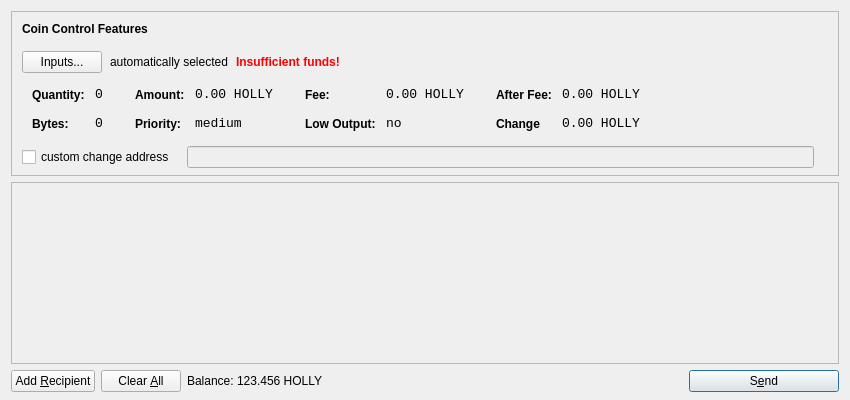
<?xml version="1.0" encoding="UTF-8"?>
<ui version="4.0">
 <class>SendCoinsDialog</class>
 <widget class="QDialog" name="SendCoinsDialog">
  <property name="geometry">
   <rect>
    <x>0</x>
    <y>0</y>
    <width>850</width>
    <height>400</height>
   </rect>
  </property>
  <property name="windowTitle">
   <string>Send Coins</string>
  </property>
  <layout class="QVBoxLayout" name="verticalLayout" stretch="0,1,0">
   <property name="bottomMargin">
    <number>8</number>
   </property>
   <item>
    <widget class="QFrame" name="frameCoinControl">
     <property name="sizePolicy">
      <sizepolicy hsizetype="Expanding" vsizetype="Expanding">
       <horstretch>0</horstretch>
       <verstretch>0</verstretch>
      </sizepolicy>
     </property>
     <property name="maximumSize">
      <size>
       <width>16777215</width>
       <height>16777215</height>
      </size>
     </property>
     <property name="frameShape">
      <enum>QFrame::StyledPanel</enum>
     </property>
     <property name="frameShadow">
      <enum>QFrame::Sunken</enum>
     </property>
     <layout class="QVBoxLayout" name="verticalLayoutCoinControl2">
      <property name="spacing">
       <number>-1</number>
      </property>
      <property name="leftMargin">
       <number>0</number>
      </property>
      <property name="topMargin">
       <number>0</number>
      </property>
      <property name="rightMargin">
       <number>0</number>
      </property>
      <property name="bottomMargin">
       <number>6</number>
      </property>
      <item>
       <layout class="QVBoxLayout" name="verticalLayoutCoinControl" stretch="0,0,0,0,1">
        <property name="spacing">
         <number>0</number>
        </property>
        <property name="leftMargin">
         <number>10</number>
        </property>
        <property name="topMargin">
         <number>10</number>
        </property>
        <item>
         <layout class="QHBoxLayout" name="horizontalLayoutCoinControl1">
          <property name="bottomMargin">
           <number>15</number>
          </property>
          <item>
           <widget class="QLabel" name="labelCoinControlFeatures">
            <property name="sizePolicy">
             <sizepolicy hsizetype="Preferred" vsizetype="Maximum">
              <horstretch>0</horstretch>
              <verstretch>0</verstretch>
             </sizepolicy>
            </property>
            <property name="font">
             <font>
              <weight>75</weight>
              <bold>true</bold>
             </font>
            </property>
            <property name="styleSheet">
             <string notr="true">font-weight:bold;</string>
            </property>
            <property name="text">
             <string>Coin Control Features</string>
            </property>
           </widget>
          </item>
         </layout>
        </item>
        <item>
         <layout class="QHBoxLayout" name="horizontalLayoutCoinControl2" stretch="0,0,0,0">
          <property name="spacing">
           <number>8</number>
          </property>
          <property name="bottomMargin">
           <number>10</number>
          </property>
          <item>
           <widget class="QPushButton" name="pushButtonCoinControl">
            <property name="styleSheet">
             <string notr="true"/>
            </property>
            <property name="text">
             <string>Inputs...</string>
            </property>
           </widget>
          </item>
          <item>
           <widget class="QLabel" name="labelCoinControlAutomaticallySelected">
            <property name="text">
             <string>automatically selected</string>
            </property>
            <property name="margin">
             <number>5</number>
            </property>
           </widget>
          </item>
          <item>
           <widget class="QLabel" name="labelCoinControlInsuffFunds">
            <property name="font">
             <font>
              <weight>75</weight>
              <bold>true</bold>
             </font>
            </property>
            <property name="styleSheet">
             <string notr="true">color:red;font-weight:bold;</string>
            </property>
            <property name="text">
             <string>Insufficient funds!</string>
            </property>
            <property name="margin">
             <number>5</number>
            </property>
           </widget>
          </item>
          <item>
           <spacer name="horizontalSpacerCoinControl">
            <property name="orientation">
             <enum>Qt::Horizontal</enum>
            </property>
            <property name="sizeHint" stdset="0">
             <size>
              <width>40</width>
              <height>1</height>
             </size>
            </property>
           </spacer>
          </item>
         </layout>
        </item>
        <item>
         <widget class="QWidget" name="widgetCoinControl" native="true">
          <property name="sizePolicy">
           <sizepolicy hsizetype="Preferred" vsizetype="Preferred">
            <horstretch>0</horstretch>
            <verstretch>0</verstretch>
           </sizepolicy>
          </property>
          <property name="minimumSize">
           <size>
            <width>0</width>
            <height>0</height>
           </size>
          </property>
          <property name="styleSheet">
           <string notr="true"/>
          </property>
          <layout class="QHBoxLayout" name="horizontalLayoutCoinControl5">
           <property name="margin">
            <number>0</number>
           </property>
           <item>
            <layout class="QHBoxLayout" name="horizontalLayoutCoinControl3" stretch="0,0,0,1">
             <property name="spacing">
              <number>20</number>
             </property>
             <property name="topMargin">
              <number>0</number>
             </property>
             <property name="bottomMargin">
              <number>10</number>
             </property>
             <item>
              <layout class="QFormLayout" name="formLayoutCoinControl1">
               <property name="horizontalSpacing">
                <number>10</number>
               </property>
               <property name="verticalSpacing">
                <number>14</number>
               </property>
               <property name="leftMargin">
                <number>10</number>
               </property>
               <property name="topMargin">
                <number>4</number>
               </property>
               <property name="rightMargin">
                <number>6</number>
               </property>
               <item row="0" column="0">
                <widget class="QLabel" name="labelCoinControlQuantityText">
                 <property name="styleSheet">
                  <string notr="true">font-weight:bold;</string>
                 </property>
                 <property name="text">
                  <string>Quantity:</string>
                 </property>
                 <property name="margin">
                  <number>0</number>
                 </property>
                </widget>
               </item>
               <item row="0" column="1">
                <widget class="QLabel" name="labelCoinControlQuantity">
                 <property name="font">
                  <font>
                   <family>Monospace</family>
                   <pointsize>10</pointsize>
                  </font>
                 </property>
                 <property name="cursor">
                  <cursorShape>IBeamCursor</cursorShape>
                 </property>
                 <property name="contextMenuPolicy">
                  <enum>Qt::ActionsContextMenu</enum>
                 </property>
                 <property name="text">
                  <string>0</string>
                 </property>
                 <property name="margin">
                  <number>0</number>
                 </property>
                 <property name="textInteractionFlags">
                  <set>Qt::LinksAccessibleByMouse|Qt::TextSelectableByKeyboard|Qt::TextSelectableByMouse</set>
                 </property>
                </widget>
               </item>
               <item row="1" column="0">
                <widget class="QLabel" name="labelCoinControlBytesText">
                 <property name="styleSheet">
                  <string notr="true">font-weight:bold;</string>
                 </property>
                 <property name="text">
                  <string>Bytes:</string>
                 </property>
                </widget>
               </item>
               <item row="1" column="1">
                <widget class="QLabel" name="labelCoinControlBytes">
                 <property name="font">
                  <font>
                   <family>Monospace</family>
                   <pointsize>10</pointsize>
                  </font>
                 </property>
                 <property name="cursor">
                  <cursorShape>IBeamCursor</cursorShape>
                 </property>
                 <property name="contextMenuPolicy">
                  <enum>Qt::ActionsContextMenu</enum>
                 </property>
                 <property name="text">
                  <string>0</string>
                 </property>
                 <property name="textInteractionFlags">
                  <set>Qt::LinksAccessibleByMouse|Qt::TextSelectableByKeyboard|Qt::TextSelectableByMouse</set>
                 </property>
                </widget>
               </item>
              </layout>
             </item>
             <item>
              <layout class="QFormLayout" name="formLayoutCoinControl2">
               <property name="horizontalSpacing">
                <number>10</number>
               </property>
               <property name="verticalSpacing">
                <number>14</number>
               </property>
               <property name="leftMargin">
                <number>6</number>
               </property>
               <property name="topMargin">
                <number>4</number>
               </property>
               <property name="rightMargin">
                <number>6</number>
               </property>
               <item row="0" column="0">
                <widget class="QLabel" name="labelCoinControlAmountText">
                 <property name="styleSheet">
                  <string notr="true">font-weight:bold;</string>
                 </property>
                 <property name="text">
                  <string>Amount:</string>
                 </property>
                 <property name="margin">
                  <number>0</number>
                 </property>
                </widget>
               </item>
               <item row="0" column="1">
                <widget class="QLabel" name="labelCoinControlAmount">
                 <property name="font">
                  <font>
                   <family>Monospace</family>
                   <pointsize>10</pointsize>
                  </font>
                 </property>
                 <property name="cursor">
                  <cursorShape>IBeamCursor</cursorShape>
                 </property>
                 <property name="contextMenuPolicy">
                  <enum>Qt::ActionsContextMenu</enum>
                 </property>
                 <property name="text">
                  <string>0.00 HOLLY</string>
                 </property>
                 <property name="textInteractionFlags">
                  <set>Qt::LinksAccessibleByMouse|Qt::TextSelectableByKeyboard|Qt::TextSelectableByMouse</set>
                 </property>
                </widget>
               </item>
               <item row="1" column="0">
                <widget class="QLabel" name="labelCoinControlPriorityText">
                 <property name="styleSheet">
                  <string notr="true">font-weight:bold;</string>
                 </property>
                 <property name="text">
                  <string>Priority:</string>
                 </property>
                </widget>
               </item>
               <item row="1" column="1">
                <widget class="QLabel" name="labelCoinControlPriority">
                 <property name="font">
                  <font>
                   <family>Monospace</family>
                   <pointsize>10</pointsize>
                  </font>
                 </property>
                 <property name="cursor">
                  <cursorShape>IBeamCursor</cursorShape>
                 </property>
                 <property name="contextMenuPolicy">
                  <enum>Qt::ActionsContextMenu</enum>
                 </property>
                 <property name="text">
                  <string>medium</string>
                 </property>
                 <property name="textInteractionFlags">
                  <set>Qt::LinksAccessibleByMouse|Qt::TextSelectableByKeyboard|Qt::TextSelectableByMouse</set>
                 </property>
                </widget>
               </item>
              </layout>
             </item>
             <item>
              <layout class="QFormLayout" name="formLayoutCoinControl3">
               <property name="horizontalSpacing">
                <number>10</number>
               </property>
               <property name="verticalSpacing">
                <number>14</number>
               </property>
               <property name="leftMargin">
                <number>6</number>
               </property>
               <property name="topMargin">
                <number>4</number>
               </property>
               <property name="rightMargin">
                <number>6</number>
               </property>
               <item row="0" column="0">
                <widget class="QLabel" name="labelCoinControlFeeText">
                 <property name="styleSheet">
                  <string notr="true">font-weight:bold;</string>
                 </property>
                 <property name="text">
                  <string>Fee:</string>
                 </property>
                 <property name="margin">
                  <number>0</number>
                 </property>
                </widget>
               </item>
               <item row="0" column="1">
                <widget class="QLabel" name="labelCoinControlFee">
                 <property name="font">
                  <font>
                   <family>Monospace</family>
                   <pointsize>10</pointsize>
                  </font>
                 </property>
                 <property name="cursor">
                  <cursorShape>IBeamCursor</cursorShape>
                 </property>
                 <property name="contextMenuPolicy">
                  <enum>Qt::ActionsContextMenu</enum>
                 </property>
                 <property name="text">
                  <string>0.00 HOLLY</string>
                 </property>
                 <property name="textInteractionFlags">
                  <set>Qt::LinksAccessibleByMouse|Qt::TextSelectableByKeyboard|Qt::TextSelectableByMouse</set>
                 </property>
                </widget>
               </item>
               <item row="1" column="0">
                <widget class="QLabel" name="labelCoinControlLowOutputText">
                 <property name="styleSheet">
                  <string notr="true">font-weight:bold;</string>
                 </property>
                 <property name="text">
                  <string>Low Output:</string>
                 </property>
                </widget>
               </item>
               <item row="1" column="1">
                <widget class="QLabel" name="labelCoinControlLowOutput">
                 <property name="font">
                  <font>
                   <family>Monospace</family>
                   <pointsize>10</pointsize>
                  </font>
                 </property>
                 <property name="cursor">
                  <cursorShape>IBeamCursor</cursorShape>
                 </property>
                 <property name="contextMenuPolicy">
                  <enum>Qt::ActionsContextMenu</enum>
                 </property>
                 <property name="text">
                  <string>no</string>
                 </property>
                 <property name="textInteractionFlags">
                  <set>Qt::LinksAccessibleByMouse|Qt::TextSelectableByKeyboard|Qt::TextSelectableByMouse</set>
                 </property>
                </widget>
               </item>
              </layout>
             </item>
             <item>
              <layout class="QFormLayout" name="formLayoutCoinControl4">
               <property name="horizontalSpacing">
                <number>10</number>
               </property>
               <property name="verticalSpacing">
                <number>14</number>
               </property>
               <property name="leftMargin">
                <number>6</number>
               </property>
               <property name="topMargin">
                <number>4</number>
               </property>
               <property name="rightMargin">
                <number>6</number>
               </property>
               <item row="0" column="0">
                <widget class="QLabel" name="labelCoinControlAfterFeeText">
                 <property name="styleSheet">
                  <string notr="true">font-weight:bold;</string>
                 </property>
                 <property name="text">
                  <string>After Fee:</string>
                 </property>
                 <property name="margin">
                  <number>0</number>
                 </property>
                </widget>
               </item>
               <item row="0" column="1">
                <widget class="QLabel" name="labelCoinControlAfterFee">
                 <property name="font">
                  <font>
                   <family>Monospace</family>
                   <pointsize>10</pointsize>
                  </font>
                 </property>
                 <property name="cursor">
                  <cursorShape>IBeamCursor</cursorShape>
                 </property>
                 <property name="contextMenuPolicy">
                  <enum>Qt::ActionsContextMenu</enum>
                 </property>
                 <property name="text">
                  <string>0.00 HOLLY</string>
                 </property>
                 <property name="textInteractionFlags">
                  <set>Qt::LinksAccessibleByMouse|Qt::TextSelectableByKeyboard|Qt::TextSelectableByMouse</set>
                 </property>
                </widget>
               </item>
               <item row="1" column="0">
                <widget class="QLabel" name="labelCoinControlChangeText">
                 <property name="styleSheet">
                  <string notr="true">font-weight:bold;</string>
                 </property>
                 <property name="text">
                  <string>Change</string>
                 </property>
                </widget>
               </item>
               <item row="1" column="1">
                <widget class="QLabel" name="labelCoinControlChange">
                 <property name="font">
                  <font>
                   <family>Monospace</family>
                   <pointsize>10</pointsize>
                  </font>
                 </property>
                 <property name="cursor">
                  <cursorShape>IBeamCursor</cursorShape>
                 </property>
                 <property name="contextMenuPolicy">
                  <enum>Qt::ActionsContextMenu</enum>
                 </property>
                 <property name="text">
                  <string>0.00 HOLLY</string>
                 </property>
                 <property name="textInteractionFlags">
                  <set>Qt::LinksAccessibleByMouse|Qt::TextSelectableByKeyboard|Qt::TextSelectableByMouse</set>
                 </property>
                </widget>
               </item>
              </layout>
             </item>
            </layout>
           </item>
          </layout>
         </widget>
        </item>
        <item>
         <layout class="QHBoxLayout" name="horizontalLayoutCoinControl4" stretch="0,0,0">
          <property name="spacing">
           <number>12</number>
          </property>
          <property name="sizeConstraint">
           <enum>QLayout::SetDefaultConstraint</enum>
          </property>
          <property name="topMargin">
           <number>5</number>
          </property>
          <property name="rightMargin">
           <number>5</number>
          </property>
          <item>
           <widget class="QCheckBox" name="checkBoxCoinControlChange">
            <property name="text">
             <string>custom change address</string>
            </property>
           </widget>
          </item>
          <item>
           <widget class="QLineEdit" name="lineEditCoinControlChange">
            <property name="enabled">
             <bool>false</bool>
            </property>
            <property name="sizePolicy">
             <sizepolicy hsizetype="Expanding" vsizetype="Fixed">
              <horstretch>0</horstretch>
              <verstretch>0</verstretch>
             </sizepolicy>
            </property>
           </widget>
          </item>
          <item>
           <widget class="QLabel" name="labelCoinControlChangeLabel">
            <property name="sizePolicy">
             <sizepolicy hsizetype="Preferred" vsizetype="Expanding">
              <horstretch>0</horstretch>
              <verstretch>0</verstretch>
             </sizepolicy>
            </property>
            <property name="minimumSize">
             <size>
              <width>0</width>
              <height>0</height>
             </size>
            </property>
            <property name="text">
             <string/>
            </property>
            <property name="margin">
             <number>3</number>
            </property>
           </widget>
          </item>
         </layout>
        </item>
        <item>
         <spacer name="verticalSpacerCoinControl">
          <property name="orientation">
           <enum>Qt::Vertical</enum>
          </property>
          <property name="sizeHint" stdset="0">
           <size>
            <width>800</width>
            <height>1</height>
           </size>
          </property>
         </spacer>
        </item>
       </layout>
      </item>
     </layout>
    </widget>
   </item>
   <item>
    <widget class="QScrollArea" name="scrollArea">
     <property name="widgetResizable">
      <bool>true</bool>
     </property>
     <widget class="QWidget" name="scrollAreaWidgetContents">
      <property name="geometry">
       <rect>
        <x>0</x>
        <y>0</y>
        <width>830</width>
        <height>165</height>
       </rect>
      </property>
      <layout class="QVBoxLayout" name="verticalLayout_2">
       <property name="margin">
        <number>0</number>
       </property>
       <item>
        <layout class="QVBoxLayout" name="entries">
         <property name="spacing">
          <number>6</number>
         </property>
        </layout>
       </item>
       <item>
        <spacer name="verticalSpacer">
         <property name="orientation">
          <enum>Qt::Vertical</enum>
         </property>
         <property name="sizeHint" stdset="0">
          <size>
           <width>20</width>
           <height>40</height>
          </size>
         </property>
        </spacer>
       </item>
      </layout>
     </widget>
    </widget>
   </item>
   <item>
    <layout class="QHBoxLayout" name="horizontalLayout">
     <item>
      <widget class="QPushButton" name="addButton">
       <property name="toolTip">
        <string>Send to multiple recipients at once</string>
       </property>
       <property name="text">
        <string>Add &amp;Recipient</string>
       </property>
       <property name="icon">
        <iconset resource="../bitcoin.qrc">
         <normaloff>:/icons/add</normaloff>:/icons/add</iconset>
       </property>
       <property name="autoDefault">
        <bool>false</bool>
       </property>
      </widget>
     </item>
     <item>
      <widget class="QPushButton" name="clearButton">
       <property name="sizePolicy">
        <sizepolicy hsizetype="Minimum" vsizetype="Fixed">
         <horstretch>0</horstretch>
         <verstretch>0</verstretch>
        </sizepolicy>
       </property>
       <property name="toolTip">
        <string>Remove all transaction fields</string>
       </property>
       <property name="text">
        <string>Clear &amp;All</string>
       </property>
       <property name="icon">
        <iconset resource="../bitcoin.qrc">
         <normaloff>:/icons/remove</normaloff>:/icons/remove</iconset>
       </property>
       <property name="autoRepeatDelay">
        <number>300</number>
       </property>
       <property name="autoDefault">
        <bool>false</bool>
       </property>
      </widget>
     </item>
     <item>
      <layout class="QHBoxLayout" name="horizontalLayout_2">
       <property name="spacing">
        <number>3</number>
       </property>
       <item>
        <widget class="QLabel" name="label">
         <property name="sizePolicy">
          <sizepolicy hsizetype="Preferred" vsizetype="Fixed">
           <horstretch>0</horstretch>
           <verstretch>0</verstretch>
          </sizepolicy>
         </property>
         <property name="text">
          <string>Balance:</string>
         </property>
        </widget>
       </item>
       <item>
        <widget class="QLabel" name="labelBalance">
         <property name="sizePolicy">
          <sizepolicy hsizetype="Preferred" vsizetype="Fixed">
           <horstretch>0</horstretch>
           <verstretch>0</verstretch>
          </sizepolicy>
         </property>
         <property name="cursor">
          <cursorShape>IBeamCursor</cursorShape>
         </property>
         <property name="text">
          <string>123.456 HOLLY</string>
         </property>
         <property name="textInteractionFlags">
          <set>Qt::LinksAccessibleByMouse|Qt::TextSelectableByKeyboard|Qt::TextSelectableByMouse</set>
         </property>
        </widget>
       </item>
      </layout>
     </item>
     <item>
      <spacer name="horizontalSpacer">
       <property name="orientation">
        <enum>Qt::Horizontal</enum>
       </property>
       <property name="sizeHint" stdset="0">
        <size>
         <width>40</width>
         <height>20</height>
        </size>
       </property>
      </spacer>
     </item>
     <item>
      <widget class="QPushButton" name="sendButton">
       <property name="minimumSize">
        <size>
         <width>150</width>
         <height>0</height>
        </size>
       </property>
       <property name="toolTip">
        <string>Confirm the send action</string>
       </property>
       <property name="text">
        <string>S&amp;end</string>
       </property>
       <property name="icon">
        <iconset resource="../bitcoin.qrc">
         <normaloff>:/icons/send</normaloff>:/icons/send</iconset>
       </property>
       <property name="default">
        <bool>true</bool>
       </property>
      </widget>
     </item>
    </layout>
   </item>
  </layout>
 </widget>
 <resources>
  <include location="../bitcoin.qrc"/>
 </resources>
 <connections/>
</ui>
